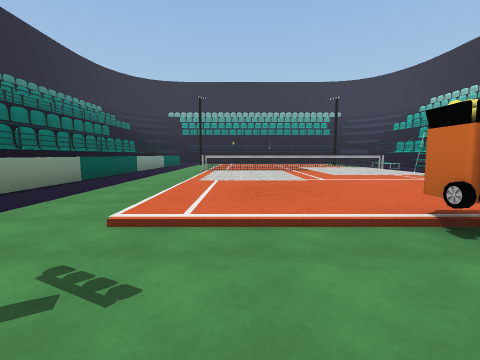
View 1 (above)

15 first-person views from a walk through a scene from a Unity 3-D project. The camera is 1.5 m above the floor, tilts 6° down and sees 90° across. The floor is counted in squares, 2.65 m on a side. Each view is taken from the middle of a square. On the plan, view 1 faces up. The plan holds only what a view shows up to about 9 squares ahead; the rest is blank. The place goes on beyond the plan. The player is left out. Some animated figures are left out. Some surface patterns are stand-ins.

View 2
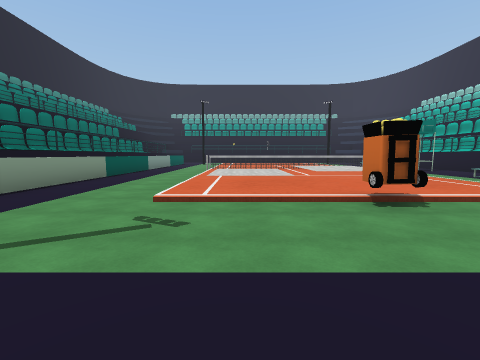

View 3
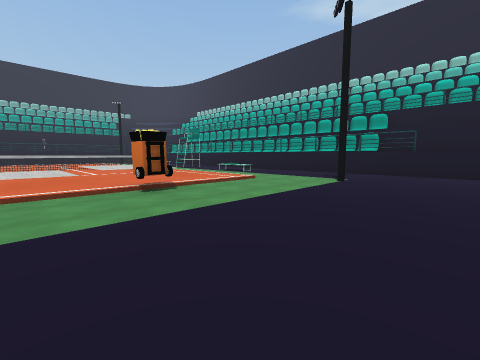

View 4
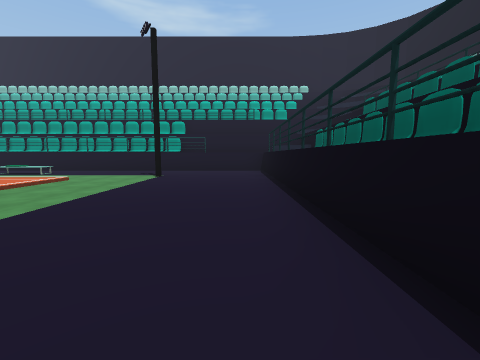

View 5
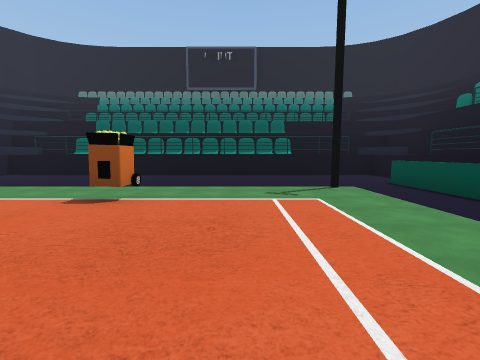

View 6
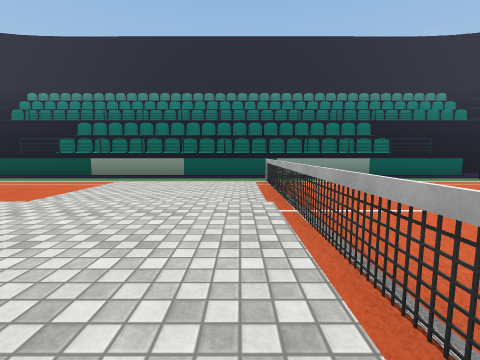

View 7
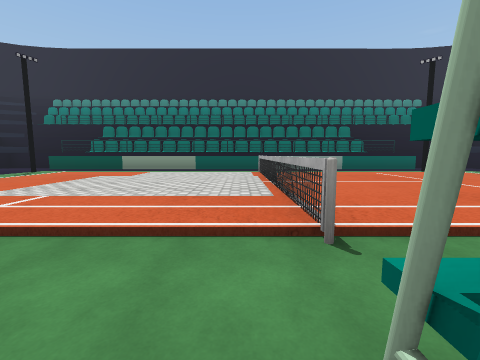

View 8
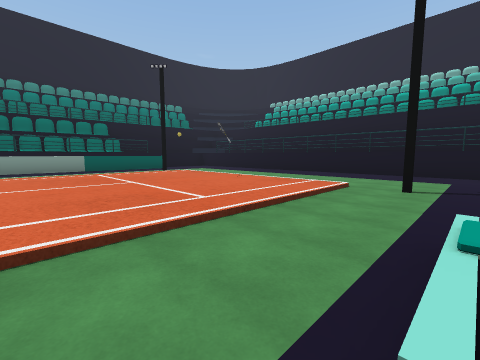

View 9
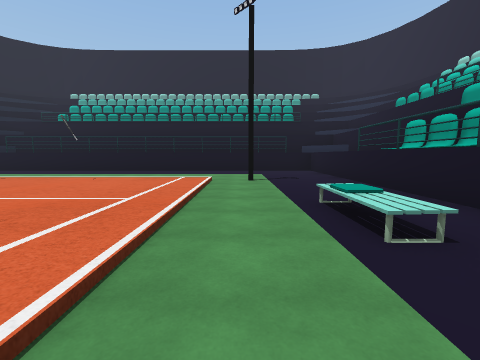

View 10
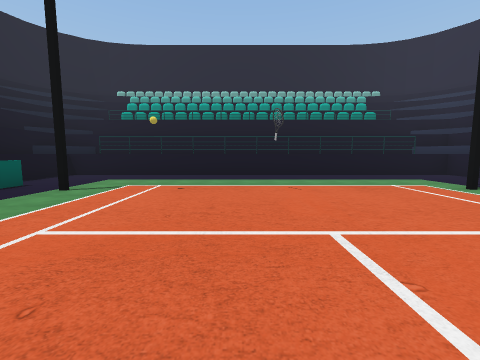

View 11
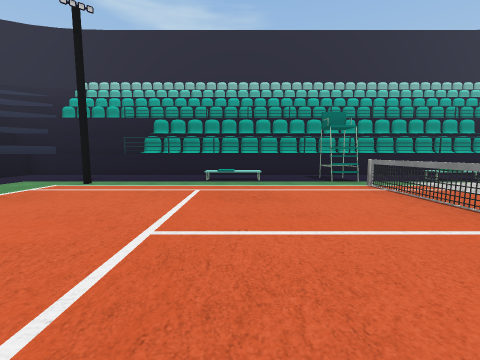

View 12
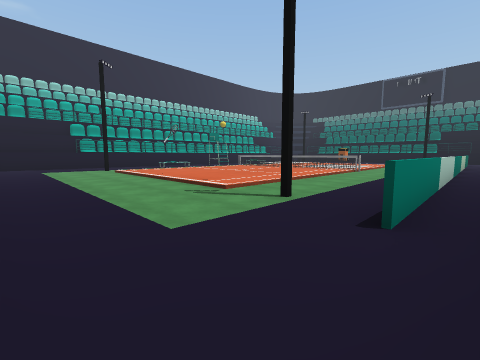

View 13
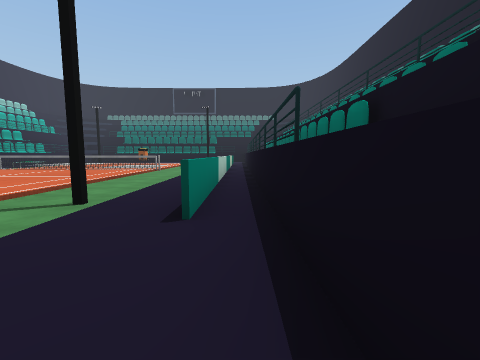

View 14
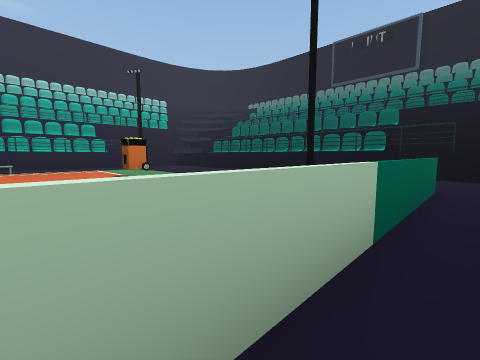

View 15
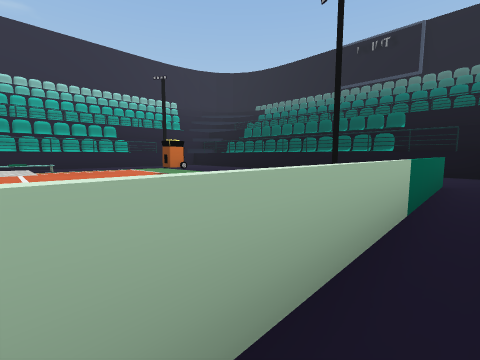

### Floor plan
Key: @ floor where view 1 was taken; # wall or solid block; x gap in a wall; . main floor; : floor 0.25 m higher than the main floor; + floor 0.5 m higher than the main floor; / step, stairs or slope; = window, fence, low wall or low ledge; ^ raised ledge; O other object.
Columns run from 5 left of view 1 to 8 right of it. Each row starts with its distance up from view 1.
 17 ##############
 16 #............#
 15 #............#
 14 #x=..........#
 13 #.=//:::::#..#
 12 #.=./:::::...#
 11 #.=./:::::.=.#
 10 #.=./:::::.^.#
  9 #.=./:::::...#
  8 #.=.######.#.#
  7 #.=./::++/...#
  6 #.=./::++/...#
  5 #.=./::++/.^.#
  4 #.=./:::::.^.#
  3 #.=./:::::...#
  2 #.=.///O//...#
  1 #.=..........#
  0 #.=..@....#..#
 -1 #............#
 -2 #............#
 -3 ##############

Where each view was taken, in squares from view 1:
view 1: 0 up, 0 right, facing up
view 2: 1 down, 0 right, facing up
view 3: 2 down, 0 right, facing up-right
view 4: 2 down, 1 left, facing right
view 5: 5 up, 0 right, facing down
view 6: 7 up, 4 right, facing left
view 7: 7 up, 6 right, facing left
view 8: 9 up, 6 right, facing up-left
view 9: 8 up, 5 right, facing up
view 10: 9 up, 1 right, facing up
view 11: 10 up, 0 right, facing right
view 12: 16 up, 4 left, facing down-right
view 13: 16 up, 4 left, facing down
view 14: 4 up, 4 left, facing down-right
view 15: 5 up, 4 left, facing down-right
